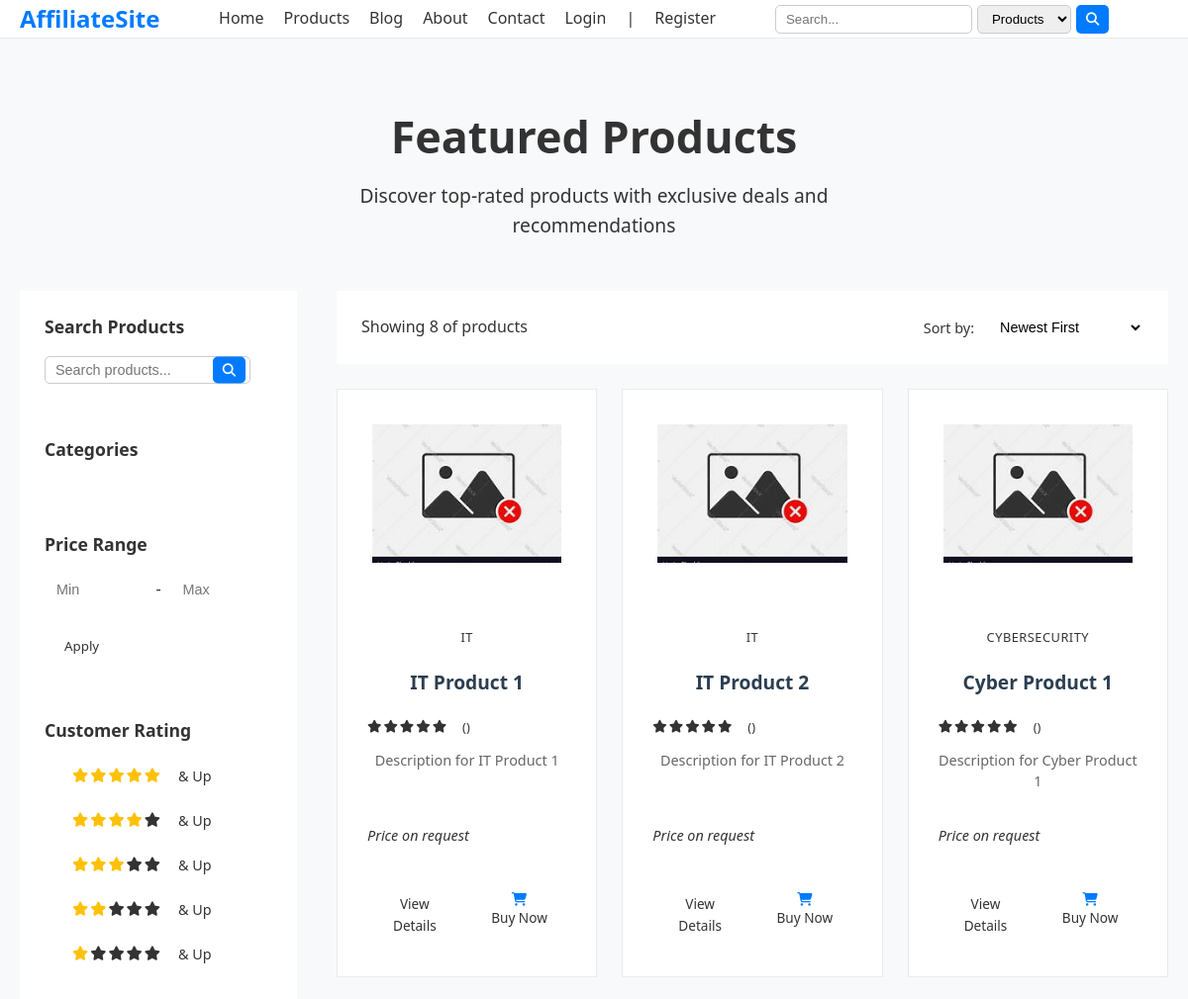
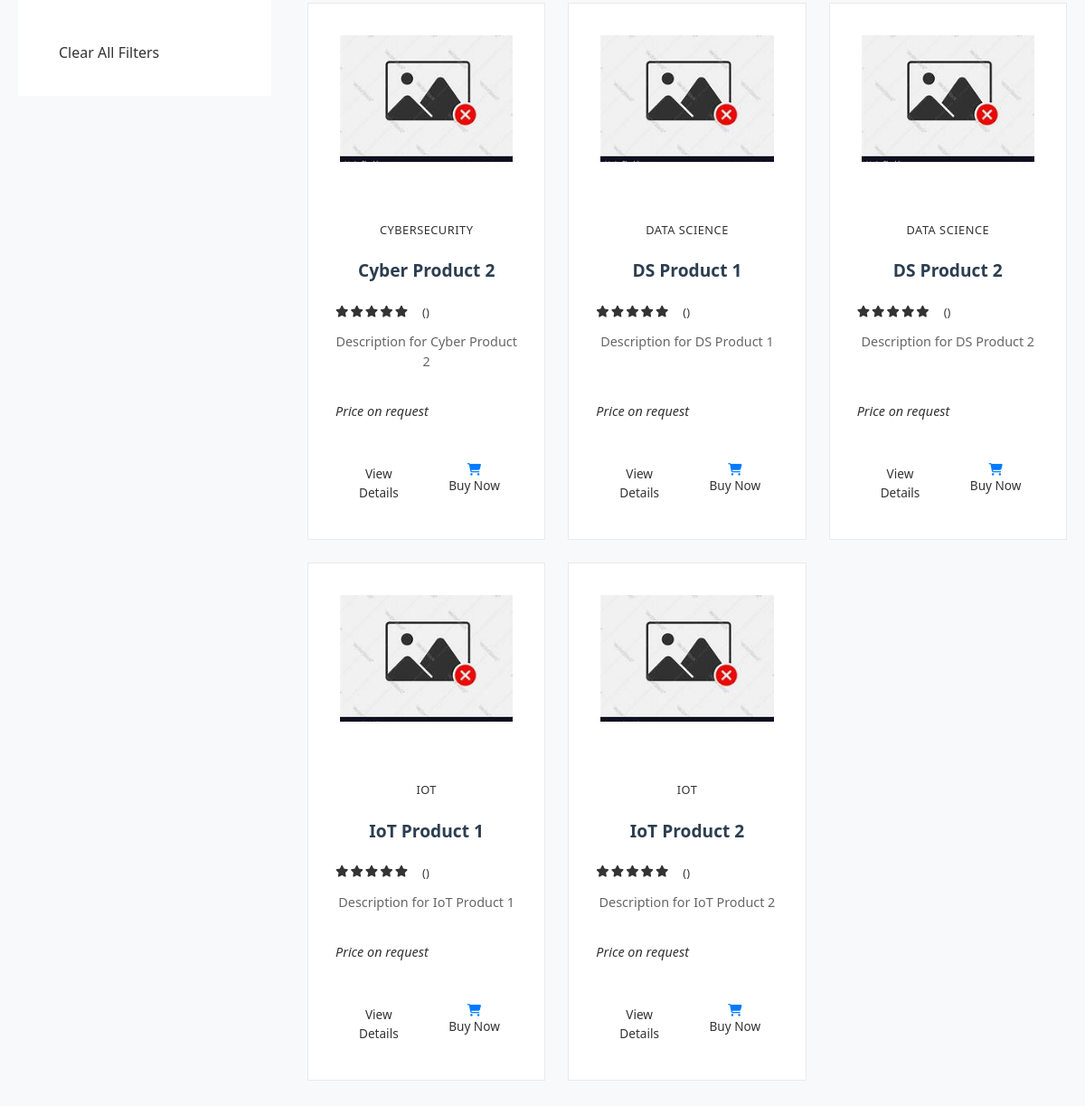
Screenshot of /products/ with the database file from the repository (2 pictures, top to bottom).
### products/models.py (models this page shows, shortened)
class Product(models.Model):
    title = models.CharField(max_length=200)
    description = models.TextField()
    category = models.ForeignKey(Category, on_delete=models.CASCADE)
    affiliate_link = models.URLField()
    image = models.ImageField(upload_to='products/', blank=True, null=True, default='products/default.jpeg')

class Category(models.Model):
    name = models.CharField(max_length=100)

### products/views.py (the view)
# urls.py: path('', views.product_list, name='product_list'),
def product_list(request):
    products = Product.objects.all()
    return render(request, 'products/product_list.html', {'products': products})

### products/templates/products/product_list.html (shortened to what this page needs)
{% extends 'base.html' %}
{% load static %}
{% block content %}
<div class="products-container container">
    <section class="products-header">
        <h1>Featured Products</h1>
        <p class="page-subtitle">Discover top-rated products with exclusive deals and recommendations</p>
    </section>
    <div class="products-layout">
        <aside class="filters-sidebar">
            <div class="filter-widget">
                <h3>Search Products</h3>
                <form class="search-form" method="get">
                    <div class="search-group">
                        <input type="text" name="q" placeholder="Search products..." value="{{ request.GET.q }}" class="search-input">
                        <button type="submit" class="search-btn">
                            <i class="fas fa-search"></i>
                        </button>
                    </div>
                </form>
            </div>
            <div class="filter-widget">
                <h3>Categories</h3>
            </div>
            <div class="filter-widget">
                <h3>Price Range</h3>
                <div class="price-range">
                    <div class="range-inputs">
                        <input type="number" placeholder="Min" class="range-input" name="min_price" value="{{ request.GET.min_price }}">
                        <span class="range-separator">-</span>
                        <input type="number" placeholder="Max" class="range-input" name="max_price" value="{{ request.GET.max_price }}">
                    </div>
                    <button type="button" class="btn btn-outline btn-sm apply-price">Apply</button>
                </div>
            </div>
            <div class="filter-widget">
                <h3>Customer Rating</h3>
                <div class="rating-filter">
                    {% for i in "54321" %}
                    <label class="filter-option">
                        <span class="checkmark"></span>
                        <div class="stars">
                            {% for j in "12345" %}
                            <i class="fas fa-star {% if forloop.counter <= i|add:0 %}filled{% endif %}"></i>
                            {% endfor %}
                        </div>
                        <span class="rating-text">& Up</span>
                    </label>
                    {% endfor %}
                </div>
            </div>
            <div class="filter-actions">
                <a href="{% url 'products:product_list' %}" class="btn btn-outline btn-block">Clear All Filters</a>
            </div>
        </aside>
        <main class="products-main">
            <div class="results-header">
                <div class="results-info">
                    <span class="results-count">Showing {{ products|length }} of {{ total_products }} products</span>
                </div>
                <div class="sort-options">
                    <label for="sort-select">Sort by:</label>
                    <select id="sort-select" class="sort-select">
                        <option value="newest">Newest First</option>
                    </select>
                </div>
            </div>
            <div class="product-grid grid-3x3">
                {% for product in products %}
                <div class="product-card card">
                    <div class="card-image">
                        {% if product.image %}
                            <img src="{{ product.image.url }}" alt="{{ product.title }}">
                        {% else %}
                            <img src="{% static 'images/default.jpg' %}" alt="No Image">
                        {% endif %}
                    </div>
                    <div class="card-content">
                        {% if product.category %}
                        <div class="product-category">
                            {{ product.category.name }}
                        </div>
                        {% endif %}
                        <h3 class="product-title">
                            <a href="{% url 'products:product_detail' product.pk %}">{{ product.title }}</a>
                        </h3>
                        <div class="product-rating">
                            <div class="stars">
                                {% for i in "12345" %}
                                <i class="fas fa-star {% if forloop.counter <= product.rating %}filled{% else %}empty{% endif %}"></i>
                                {% endfor %}
                            </div>
                            <span class="rating-count">({{ product.review_count }})</span>
                        </div>
                        <p class="product-description">{{ product.description|truncatewords:15 }}</p>
                        <div class="product-price">
                            {% if product.price %}
                            <span class="current-price">${{ product.price }}</span>
                            {% if product.original_price %}
                            <span class="original-price">${{ product.original_price }}</span>
                            {% endif %}
                            {% else %}
                            <span class="price-not-available">Price on request</span>
                            {% endif %}
                        </div>
                        <div class="product-actions">
                            <a href="{% url 'products:product_detail' product.pk %}" class="btn btn-outline">
                                View Details
                            </a>
                            <a href="{{ product.affiliate_link }}" target="_blank" class="btn btn-primary">
                                <i class="fas fa-shopping-cart"></i>
                                Buy Now
                            </a>
                        </div>
                    </div>
                </div>
                {% endfor %}
            </div>
        </main>
    </div>
</div>
{% endblock %}

### static/css/style.css (style rules this page uses)
body { font-family: 'Roboto', sans-serif; margin: 0; padding: 0; background-color: #f9f9f9; color: #333; }
a { text-decoration: none; color: inherit; }
.container { max-width: 1200px; margin: 0 auto; padding: 0 20px; }
.search-form { display: flex; gap: 5px; }
.search-form input, .search-form select { padding: 5px 10px; border: 1px solid #ccc; border-radius: 5px; }
.search-form button { background-color: #007bff; color: #fff; border: none; padding: 6px 10px; border-radius: 5px; cursor: pointer; }
.card { background-color: #fff; padding: 20px; flex: 1 1 calc(50% - 20px); text-align: center; border-radius: 10px; border: 1px solid #eaeaea; box-shadow: 0 5px 15px rgba(0,0,0,0.05); transition: transform 0.3s, box-shadow 0.3s; }
.card h3 { margin: 15px 0 10px; }
.card p { font-size: 0.9rem; color: #555; }
.card i { color: #007bff; }
.card { background-color: #fff; padding: 15px; border-radius: 10px; border: 1px solid #eaeaea; box-shadow: 0 5px 15px rgba(0,0,0,0.05); transition: transform 0.3s, box-shadow 0.3s; }
.product-card { flex: 1 1 calc(50% - 20px); }
.product-card .card-image img { width: 100%; height: 180px; object-fit: cover; border-radius: 8px; }
.product-card .card-content { margin-top: 10px; }
.product-card h3 { margin: 10px 0 5px; }
.product-card p { font-size: 0.9rem; color: #555; }
.btn { display: inline-block; margin-top: 10px; padding: 8px 15px; background-color: #007bff; color: #fff; border-radius: 5px; text-decoration: none; transition: 0.3s; }
.products-container { margin-top: 30px; }
.product-grid { display: grid; grid-template-columns: repeat(auto-fit, minmax(250px, 1fr)); gap: 20px; }
.product-card { background-color: #fff; border-radius: 10px; border: 1px solid #eaeaea; box-shadow: 0 5px 15px rgba(0,0,0,0.05); overflow: hidden; transition: transform 0.3s, box-shadow 0.3s; display: flex; flex-direction: column; }
.product-card .card-image img { width: 100%; height: 180px; object-fit: cover; }
.product-card .card-content { padding: 15px; flex-grow: 1; display: flex; flex-direction: column; }
.product-card h3 { margin: 10px 0 5px; font-size: 1.1rem; color: #007bff; }
.product-card p { font-size: 0.9rem; color: #555; flex-grow: 1; }
.product-card .btn { margin-top: 10px; align-self: flex-start; }
* { margin: 0; padding: 0; box-sizing: border-box; }
body { font-family: 'Segoe UI', Tahoma, Geneva, Verdana, sans-serif; line-height: 1.6; color: #333; background-color: #f8f9fa; }
.card { background: white; border-radius: 8px; overflow: hidden; box-shadow: 0 4px 15px rgba(0, 0, 0, 0.08); transition: transform 0.3s, box-shadow 0.3s; height: 100%; display: flex; flex-direction: column; }
.card a { text-decoration: none; color: inherit; display: flex; flex-direction: column; height: 100%; }
.card-image { height: 180px; overflow: hidden; }
.card-image img { width: 100%; height: 100%; object-fit: cover; transition: transform 0.5s; }
.card-content { padding: 20px; flex-grow: 1; display: flex; flex-direction: column; }
.card h3 { font-size: 1.2rem; margin-bottom: 10px; color: #2c3e50; line-height: 1.4; }
.card p { color: #666; margin-bottom: 15px; flex-grow: 1; }

### templates/base.html (style rules this page uses)
h1, h2, h3, h4, h5, h6 { font-weight: 600; line-height: 1.3; margin-bottom: 0.5rem; color: var(--secondary-color); }
h1 { font-size: 2.5rem; }
h3 { font-size: 1.5rem; }
p { margin-bottom: 1rem; }
a { color: var(--primary-color); text-decoration: none; transition: var(--transition); }
.btn { display: inline-block; padding: 10px 20px; border-radius: var(--border-radius); text-decoration: none; font-weight: 500; text-align: center; transition: var(--transition); border: none; cursor: pointer; font-family: inherit; }
.btn-primary { background: var(--primary-color); color: white; }
.btn-outline { background: transparent; color: var(--primary-color); border: 1px solid var(--primary-color); }
.card { background: white; border-radius: var(--border-radius); overflow: hidden; box-shadow: var(--box-shadow); transition: var(--transition); }
.card-image { height: 200px; overflow: hidden; }
.card-image img { width: 100%; height: 100%; object-fit: cover; transition: transform 0.5s ease; }
.card-content { padding: 20px; }
.grid-3x3 { display: grid; grid-template-columns: repeat(3, 1fr); gap: 25px; }

### rows the page displays
Product: image (placeholder picture), category.name "IT", title "IT Product 1", description "Description for IT Product 1"
Product: image (placeholder picture), category.name "IT", title "IT Product 2", description "Description for IT Product 2"
Product: image (placeholder picture), category.name "CYBERSECURITY", title "Cyber Product 1", description "Description for Cyber Product 1"
Product: image (placeholder picture), category.name "CYBERSECURITY", title "Cyber Product 2", description "Description for Cyber Product 2"
Product: image (placeholder picture), category.name "DATA SCIENCE", title "DS Product 1", description "Description for DS Product 1"
Product: image (placeholder picture), category.name "DATA SCIENCE", title "DS Product 2", description "Description for DS Product 2"
Product: image (placeholder picture), category.name "IOT", title "IoT Product 1", description "Description for IoT Product 1"
Product: image (placeholder picture), category.name "IOT", title "IoT Product 2", description "Description for IoT Product 2"

### other values shown
{{ products|length }} "8"
